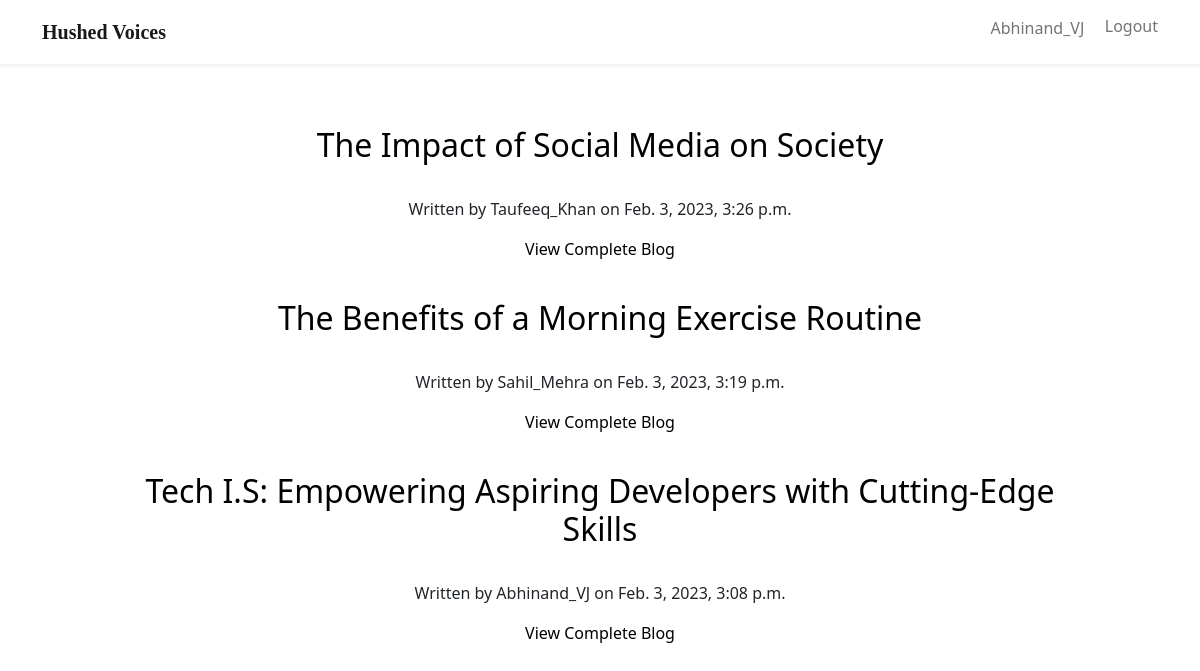
The app's page / (signed in) with its own data.
### blog/models.py (models this page shows, shortened)
class Post(models.Model):
    title = models.CharField(max_length=100)
    content = models.TextField()
    image = CloudinaryField(blank=False)
    created_at = models.DateTimeField(auto_now_add=True)
    author = models.ForeignKey(User, on_delete=models.CASCADE)

### blog/views.py (the view)
# urls.py: path('', views.post_list, name='post_list'),
@login_required
def post_list(request):
    posts = Post.objects.all().order_by('-created_at')
    return render(request, 'post_list.html', {'posts': posts})

### templates/post_list.html (shortened to what this page needs)
<!DOCTYPE html>
<html lang="en">
<head>
    {% load static %}
    <link rel="stylesheet" href="{% static 'css/style.css' %}">
    <link rel="stylesheet" href="https://cdn.jsdelivr.net/npm/bootstrap-icons@1.7.2/font/bootstrap-icons.css">
    <link href="https://cdn.jsdelivr.net/npm/bootstrap@5.1.3/dist/css/bootstrap.min.css" rel="stylesheet"
>
</head>
<body>
<nav class="navbar navbar-expand-lg navbar-light shadow-sm">
    <div class="container">
        <a class="navbar-brand title-icon" href="#"><span class="font-primary">Hushed Voices</span></a>
        <div class="collapse navbar-collapse" id="navbarToggler">
            <ul class="navbar-nav ms-auto mb-2">
                <li class="nav-item">
                    <a class="nav-link font-black" href="#about">{{ user }} &nbsp;&nbsp; </a>
                </li>
                <li class="nav-item">
                    <div class="logout"><a href="{% url 'logout' %}">Logout</a></div>
                </li>
            </ul>
        </div>
    </div>
</nav>
    <div class="content">
    <br>
    {% for post in posts %}
    <div class="main_content">
    <h2> <br> <a href="/blog/{{post.id}}/"> {{ post.title }} </a> </h2>
    <p>Written by {{ post.author }} on {{ post.created_at }}</p>
    <div id="e">
        <a href="/blog/{{post.id}}/"> View Complete Blog </a> <br>
    </div>
    </div>
    {% endfor %}
    </div>
</body>
</html>

### static/css/style.css (style rules this page uses)
body { background-color: rgb(0, 0, 0); color: white; }
a { color: white; }
.content { width: 80%; text-align: center; margin-left: 10%; }
.logout a { text-decoration: none; color: rgba(0, 0, 0, .55); margin-top: 4px; padding-top: 2vw; }
.logout { margin-top: 0.5vw; }
span.font-primary { font-family: cursive; font-weight: bold; }
.content a { text-decoration: none; color: black; }

### records on screen
Post: title "The Impact of Social Media on Society", author "Taufeeq_Khan", created_at "Feb. 3, 2023, 3:26 p.m."
Post: title "The Benefits of a Morning Exercise Routine", author "Sahil_Mehra", created_at "Feb. 3, 2023, 3:19 p.m."
Post: title "Tech I.S: Empowering Aspiring Developers with Cutting-Edge Skills", author "Abhinand_VJ", created_at "Feb. 3, 2023, 3:08 p.m."

### other values on screen
{{ user }} "Abhinand_VJ"
